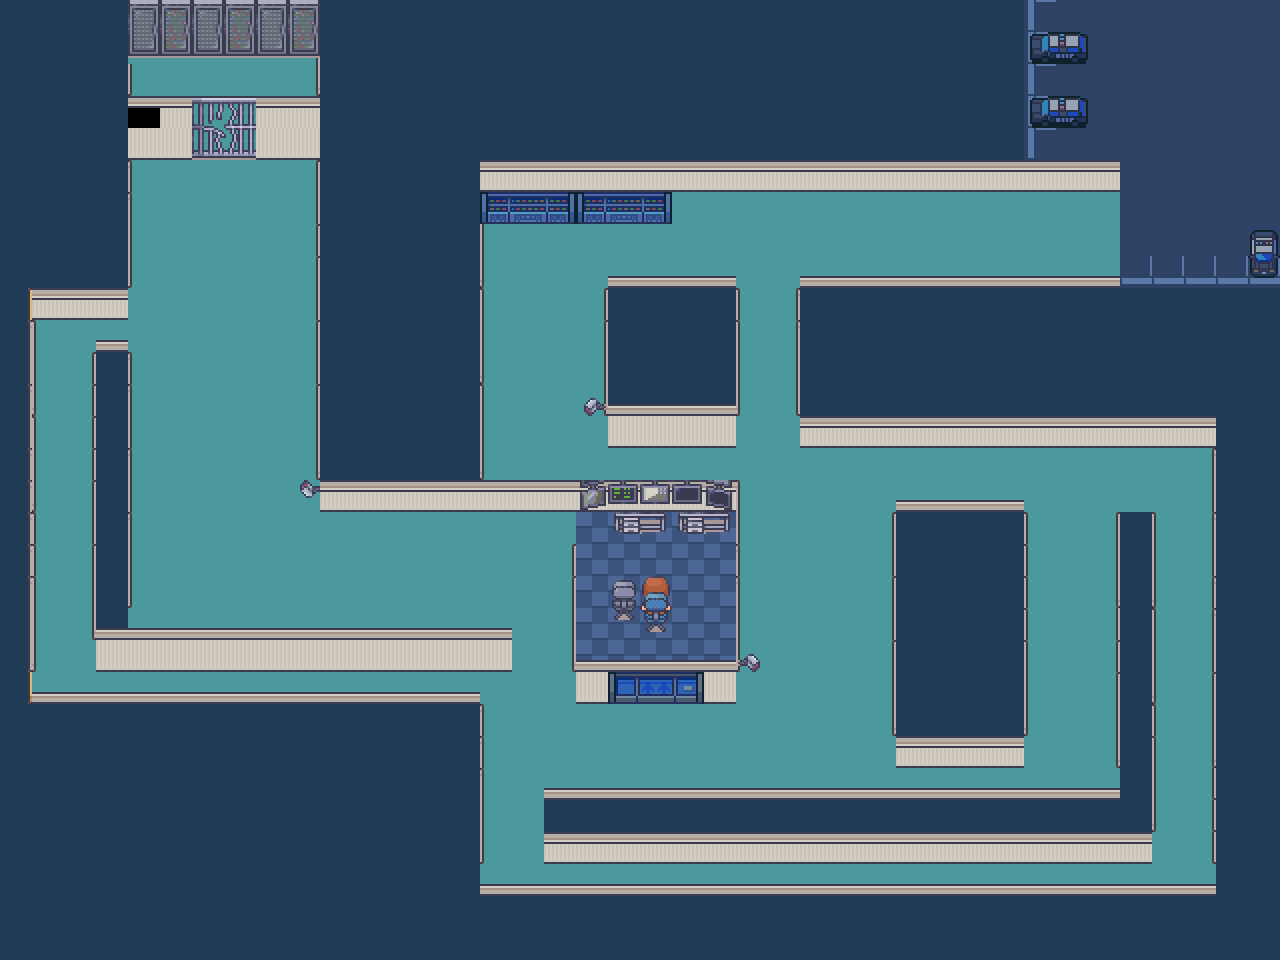

The image is a tile-based game level rendered from a .tmx file. Its description and source (layers, tilesets, objects; grid data summarised) follow:
An orthogonal 40x30 tile map with 32x32 px tiles, 3 tile layers (groundLayer, wallLayer, itemLayer), 3 tilesets and 1 object (start).

<map version="1.9" tiledversion="1.9.2" orientation="orthogonal" renderorder="right-down" width="40" height="30" tilewidth="32" tileheight="32" infinite="0" nextlayerid="5" nextobjectid="2">
 <tileset firstgid="1" name="18_Jail_32x32" tilewidth="32" tileheight="32" tilecount="720" columns="16">
  <image source="18_Jail_32x32.png" width="512" height="1440" />
 </tileset>
 <tileset firstgid="721" name="Room_Builder_32x32" tilewidth="32" tileheight="32" tilecount="8284" columns="76">
  <image source="Room_Builder_32x32.png" width="2432" height="3488" />
 </tileset>
 <tileset firstgid="9005" name="City-01" tilewidth="32" tileheight="32" tilecount="896" columns="56">
  <image source="City-01.png" width="1792" height="512" />
 </tileset>
 <layer id="1" name="groundLayer" width="40" height="30">
  <data>[1200 cells, 1200 non-empty, 16 distinct tile ids]</data>
 </layer>
 <objectgroup id="4" name="objectLayer">
  <object id="1" name="start" x="221.261" y="206.288">
   <point />
  </object>
 </objectgroup>
 <layer id="2" name="wallLayer" width="40" height="30">
  <data>[1200 cells, 322 non-empty, 14 distinct tile ids]</data>
 </layer>
 <layer id="3" name="itemLayer" width="40" height="30">
  <data>[1200 cells, 39 non-empty, 25 distinct tile ids]</data>
 </layer>
</map>
